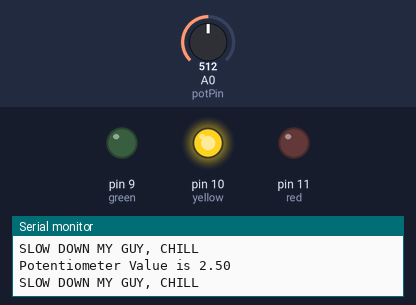
This sketch was run on a simulated Arduino Uno, built with avr-gcc and run on an emulated ATmega328P. On the bench: output pins drawn as LEDs (lit = HIGH), the last lines printed to the serial monitor. Inputs (shaded band) come from the test bench; at power-on: A0 (potPin) = 512.

Above: at 1.2 s.
1.3 s: A0 (potPin) set to 493
At 2.0 s:
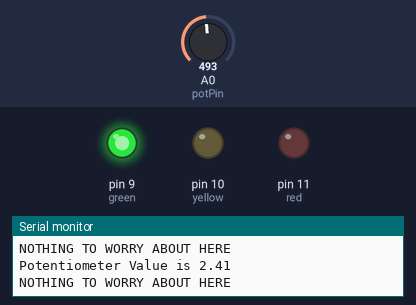
2.9 s: A0 (potPin) set to 900
At 3.5 s:
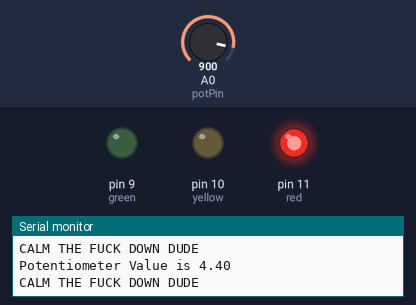
4.5 s: A0 (potPin) set to 734
6.0 s: A0 (potPin) set to 708
At 7.4 s:
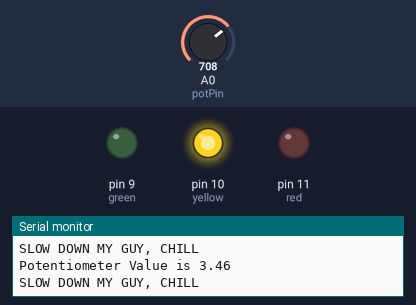
Timing chart, 0 to 8.5 s (numbered marks = the images above; inputs shaded):
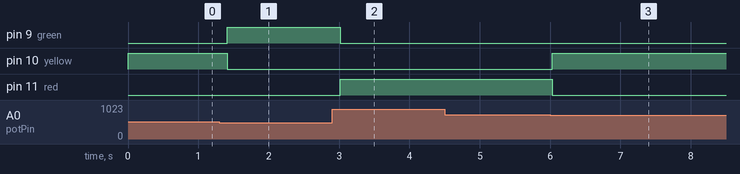

Measured:
- the behaviour switches between 512 and 511 on A0 (potPin) (found by bisection; images 0 and 1)
- the behaviour switches between 717 and 716 on A0 (potPin) (found by bisection; images 2 and 3)
- after the input at 1.3 s, pin 9 (green): LOW → HIGH after 0.11 s; pin 10 (yellow): HIGH → LOW after 0.11 s
- after the input at 2.9 s, pin 9 (green): HIGH → LOW after 0.11 s; pin 11 (red): LOW → HIGH after 0.11 s
- after the input at 6.0 s, pin 10 (yellow): LOW → HIGH at once; pin 11 (red): HIGH → LOW at once

The sketch:

if_homework.ino
```cpp
int green = 9;
int yellow = 10;
int red = 11;
int potPin = A0;
int readVal;
float V2;
int s_delay = 200;

void setup() {
 pinMode(green, OUTPUT);
 pinMode(yellow, OUTPUT);
 pinMode(red, OUTPUT);
 pinMode(potPin, INPUT);

 Serial.begin(9600);
}

void loop() {
 readVal = analogRead(A0);
 V2 = (5./1023.)*readVal;
 Serial.print("Potentiometer Value is ");
 Serial.println(V2);

if(V2 < 2.5){
  digitalWrite(green, HIGH);
  digitalWrite(yellow, LOW);
  digitalWrite(red, LOW);
  Serial.println("NOTHING TO WORRY ABOUT HERE");
}
if(V2 > 2.5 && V2 < 3.5){
  digitalWrite(green, LOW);
  digitalWrite(yellow, HIGH);
  digitalWrite(red, LOW);
  Serial.println("SLOW DOWN MY GUY, CHILL");
}
 if(V2 > 3.5){
   digitalWrite(green, LOW);
  digitalWrite(yellow, LOW);
  digitalWrite(red, HIGH);
  Serial.println("CALM THE FUCK DOWN DUDE");
   }
   Serial.println();
 delay(s_delay);
}
```
